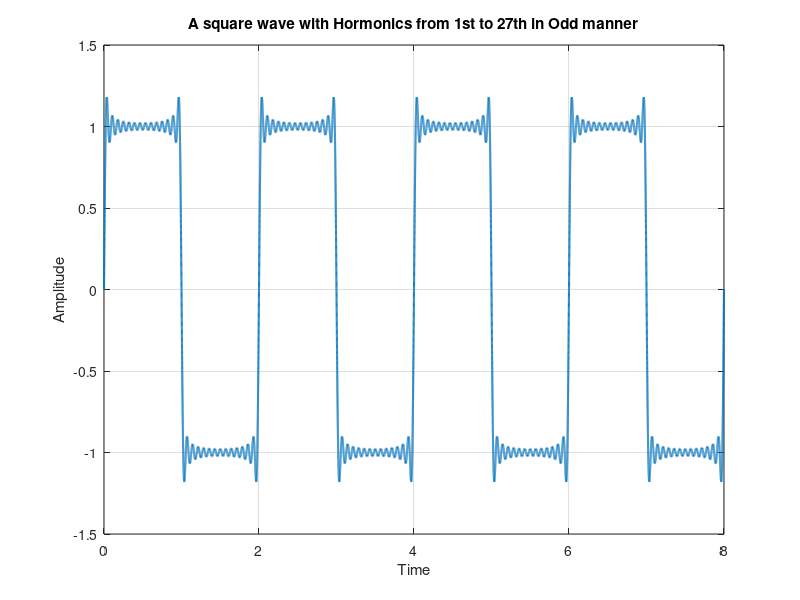

Reproduce this figure in MATLAB.
clc
close

t = 0:0.0001:8;
ff = 0.5;

y = (4/pi)*sin(2*pi*ff*t);

for i = 3:2:27;
        fh = i*ff;
        x = (4/(i*pi))*sin(2*pi*fh*t);
        y = y + x;
    end
   
    plot(t, y, 'linewidth', 1.5);
    title('A square wave with Hormonics from 1st to 27th in Odd manner');
    xlabel('Time');
    ylabel('Amplitude');
    grid;
